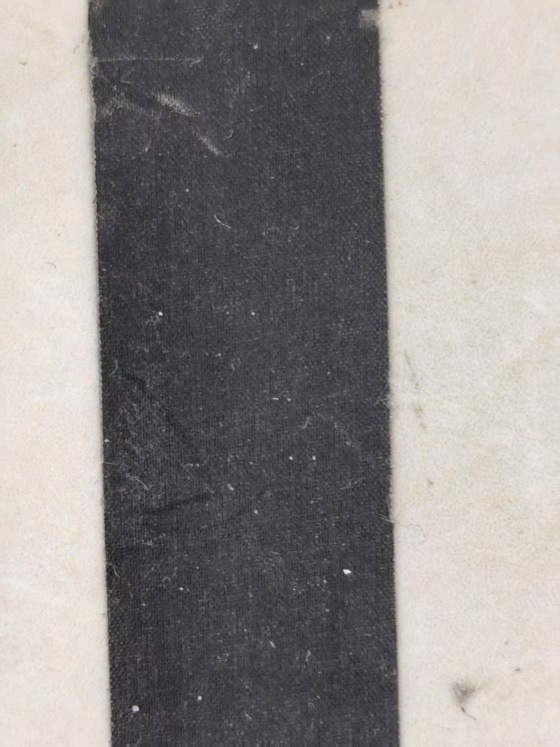
#> input picture RAI_Dog_0819/1.jpg, 1120 x 1494 px, given in place of the camera (shown at 1/2 size)
$ python Img_Processor.py
#> lines starting #> are read from the running program, lines starting #| are printed output that depends on the picture; after the words box and inside, x2 and y2 are one past the last pixel; in counts of white or black regions, pixels touching at a corner belong together
#> further down, frame is the input picture: shape (1494, 1120, 3); mean B, G, R 139.3, 140.4, 144.9
import cv2
import numpy as np
import math

#from Receiver import Receiver

class Img_Processor:
    def __init__(self):

        self.image = 0
        self.height = 0
        self.width = 0
        self.blurred = 0
        self.binary = 0
        self.ero_and_dil_img = 0
        self.edges = 0
        self.left_contour = 0
        self.right_contour = 0
        self.result = 0
        self.left_top = 0
        self.left_bottom = 0
        self.left_leftest = 0
        self.left_rightest = 0
        self.right_top = 0
        self.right_bottom = 0
        self.right_leftest = 0
        self.right_rightest = 0
        self.left_even_x = 0
        self.right_even_x = 0
        self.left_even_agl = 0
        self.right_even_agl = 0
        self.width_map = 0
        # self.lower_blue = np.array([72, 40, 0])
        self.lower_blue = np.array([85, 3, 95])
        self.upper_blue = np.array([138, 186, 255])
        self.lower_gray = np.array([14, 9, 41])
        self.upper_gray = np.array([42, 124, 255])
        #self.upper_blue = np.array([106, 220, 217])
        self.blue_leftest_pnt = 0
        self.blue_top_pnt = 0
        self.gray_top_pnt = 0
        self.gray_bottom_pnt = 0
        self.get_l_contour = False
        self.get_r_contour = False
        self.finish_visual = True
        self.tag_id = -1
        self.ids = 0
        self.idss = set()


    def get_origin(self):

        #self.image = cv2.imread("E:\\RAI_Dog\\3.jpg",cv2.IMREAD_GRAYSCALE)
        #self.height,self.width = self.image.shape
        self.height, self.width = self.image.shape[:2]
        #print(f"hw:{self.height},{self.width}")

    def get_binary(self):

        self.blurred = cv2.GaussianBlur(self.image, (11,11), 0)
        #_, self.binary = cv2.threshold(self.blurred, 105, 255, cv2.THRESH_BINARY_INV)
        #_, self.binary = cv2.threshold(self.blurred, 155, 255, cv2.THRESH_BINARY_INV)
        _, self.binary = cv2.threshold(self.blurred, 155, 255, cv2.THRESH_BINARY_INV)
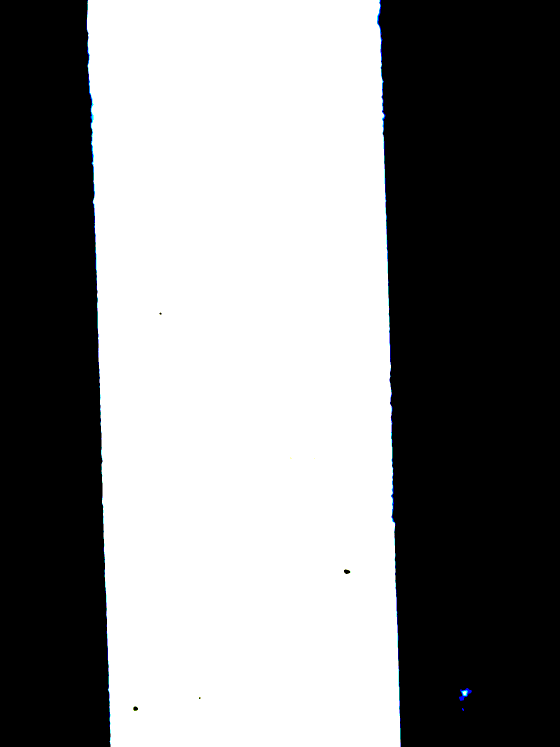
#> self.binary: shape (1494, 1120, 3) (shown at 1/2 size); mean B, G, R 132.9, 132.6, 132.3
        self.ero_and_dil_img = self.ero_and_dil(self.binary)
        #cv2.imshow("CONTOUR", self.ero_and_dil_img)

        #cv2.waitKey(0)
        #cv2.destroyAllWindows()

    def get_contours(self):

        self.get_l_contour = False
        self.get_r_contour = False
        self.edges = cv2.Canny(self.ero_and_dil_img, threshold1=50, threshold2=150)
        #self.edges[self.height-10:self.height,:] = 0
        #self.edges[self.height-100:self.height:,0:100] = 0
        #cv2.imshow("EDGE IMG", self.edges)


        #print(self.edges.shape)
        #cv2.imshow("CONTOUR IMG", self.edges)
        left_mask,right_mask = self.eight_neighbor_growth(self.edges)
        self.left_contour = np.where(left_mask==255)
        self.right_contour = np.where(right_mask==255)
        self.result = cv2.cvtColor(self.edges, cv2.COLOR_GRAY2BGR)
        self.result[left_mask==255] = (255,0,0)
        self.result[right_mask==255] = (0,255,0)
        #print(self.left_contour)

    def get_special_pnts(self):

        if self.left_contour is not None and len(self.left_contour) > 0:
            self.left_top = (self.left_contour[1][0],self.left_contour[0][0])#(y,x)
            self.left_bottom = (self.left_contour[1][-1],self.left_contour[0][-1])
            self.left_leftest = (self.left_contour[1][np.argmin(self.left_contour[1])],self.left_contour[0][np.argmin(self.left_contour[1])])
            self.left_rightest = (self.left_contour[1][np.argmax(self.left_contour[1])],self.left_contour[0][np.argmax(self.left_contour[1])])
        else:
            print("未识别到左线")
            #print(left_leftest,left_rightest)
        if self.right_contour is not None and len(self.right_contour) > 0:
            self.right_top = (self.right_contour[1][0],self.right_contour[0][0])
            self.right_bottom = (self.right_contour[1][-1],self.right_contour[0][-1])
            self.right_leftest = (self.right_contour[1][np.argmin(self.right_contour[1])],self.right_contour[0][np.argmin(self.right_contour[1])])
            self.right_rightest = (self.right_contour[1][np.argmax(self.right_contour[1])],self.right_contour[0][np.argmax(self.right_contour[1])])

            '''
            cv2.circle(self.result ,self.left_top,10,(0,0,255),-1)
            cv2.circle(self.result ,self.left_bottom,10,(0,255,255),-1)
            cv2.circle(self.result ,self.left_leftest,10,(0,0,255),-1)
            cv2.circle(self.result ,self.left_rightest,10,(0,0,255),-1)
            cv2.circle(self.result ,self.right_top,10,(0,0,255),-1)
            cv2.circle(self.result ,self.right_bottom,10,(0,255,255),-1)
            cv2.circle(self.result ,self.right_leftest,10,(0,255,255),-1)
            cv2.circle(self.result ,self.right_rightest,10,(0,255,255),-1)
            '''
        else:
            print("未识别到右线")

    def get_evens(self):

        #if self.left_contour is not None and len(self.left_contour) > 0:
        if self.get_l_contour:
            #left_half_x = self.left_contour[1][self.left_contour[0]]
            left_half_x = self.left_contour[1]
            self.left_even_x = np.mean(left_half_x) if left_half_x.size>0 else np.nan
            #print(f"l:{self.left_even_x}")
          #  if
            #bottom_row1 = self.edges[250,:]
            #bottom_row2 = self.edges[200,:]
            bottom_row1 = self.edges[120,:]
            bottom_row2 = self.edges[70,:]
            if (bottom_row1 > 200).any() and (bottom_row2 > 200).any():
                left_x1 = np.where(bottom_row1 > 200)[0][0]
                left_x2 = np.where(bottom_row2 > 200)[0][0]
                if left_x1 == left_x2:
                    self.left_even_agl = 90
                left_even_tan = 50 / (left_x2 - left_x1)
                left_even_rad = math.atan(left_even_tan)
                self.left_even_agl = math.degrees(left_even_rad)
              #  print(f"left_agl:{self.left_even_agl}")

            '''
            left_85_x = self.left_contour[1][self.left_contour[0]<=self.height/2]
          #  print(left_85_x)
            if left_85_x[0] == left_85_x[-1]:
                self.left_even_agl = 90
            else:
                left_even_tan = len(left_85_x) / (left_85_x[0] - left_85_x[-1])
                print(f"l:{left_85_x[0]},r:{left_85_x[-1]}")
                left_even_rad = math.atan(left_even_tan)
                self.left_even_agl = math.degrees(left_even_rad)
            '''
        else:
            print("未识别到左线")
        #if self.right_contour is not None and len(self.right_contour) > 0:

        if self.get_r_contour:
            #right_half_x = self.right_contour[1][self.right_contour[0]]
            right_half_x = self.right_contour[1]
            self.right_even_x = np.mean(right_half_x) if right_half_x.size>0 else np.nan
           # print(f"r:{self.right_even_x}")
            bottom_row1 = self.edges[150,:]
            bottom_row2 = self.edges[100,:]
            if (bottom_row1 > 200).any() and (bottom_row2 > 200).any():
                right_x1 = np.where(bottom_row1 > 200)[0][-1]
                right_x2 = np.where(bottom_row2 > 200)[0][-1]
                if right_x1 == right_x2:
                    self.right_even_agl = 90
                right_even_tan = 50 / (right_x2 - right_x1)
                right_even_rad = math.atan(right_even_tan)
                self.right_even_agl = math.degrees(right_even_rad)
            '''
            right_85_x = self.right_contour[1][self.right_contour[0]<=self.height*0.5]
            if right_85_x[0] == right_85_x[-1]:
                self.right_even_agl = 90
            else:
                right_even_tan = len(right_85_x) / (right_85_x[0] - right_85_x[-1])
                right_even_rad = math.atan(right_even_tan)
                self.right_even_agl = math.degrees(right_even_rad)
                print(self.left_even_agl,self.right_even_agl)
            '''
        else:
            print("未识别到右线")
      #  if self.get_l_contour == True and self.get_r_contour == False:
        #    self.right_even_x = self.left_even_x

    def get_width(self):
        #pass
        if self.left_contour is not None and len(self.left_contour) > 0 and self.right_contour is not None and len(self.right_contour) > 0 and self.get_l_contour and self.get_r_contour:
            self.width_map = (self.right_contour[1][0] - self.left_contour[1][0] + self.right_contour[1][1] - self.left_contour[1][1] + self.right_contour[1][2] - self.left_contour[1][2])/3
        else:
            self.width_map = 0
        # [5 lines of commented-out code are left out]
        cv2.imshow("CONTOUR IMG", self.result)
        #cv2.waitKey(1)

    def ero_and_dil(self,binary_image):

        kernel = np.ones((31,31),np.uint8)
        erosion = cv2.erode(binary_image, kernel, iterations=1)
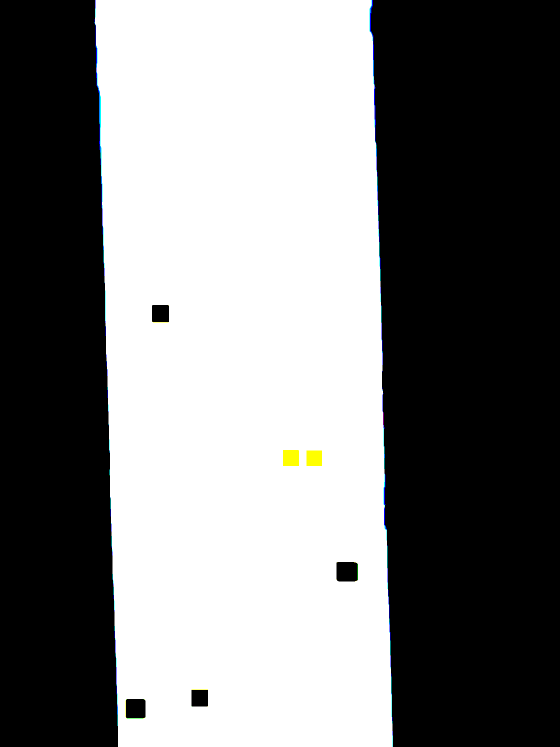
#> erosion: shape (1494, 1120, 3) (shown at 1/2 size); mean B, G, R 124.5, 124.5, 124.3
        dilation = cv2.dilate(erosion, kernel, iterations=1)
        closed = cv2.morphologyEx(dilation, cv2.MORPH_CLOSE, kernel)
#> in get_contours, `self.edges = cv2.Canny(self.ero_and_dil_img, threshold1=50, threshold2..`:
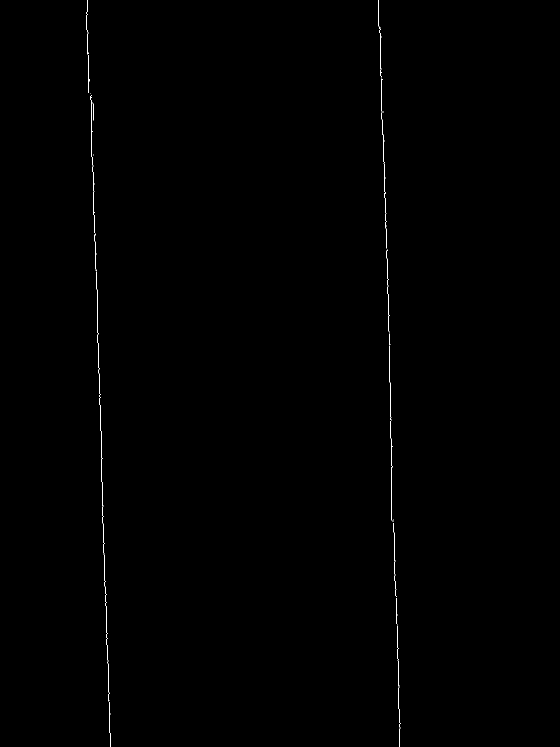
#> self.edges: shape (1494, 1120) (shown at 1/2 size); 0.18% white in thin lines or dots, all inside (x1, y1, x2, y2) = (173, 0, 801, 1494)
        return closed

    def eight_neighbor_growth(self,img):

        #self.height, self.width = img.shape
        #print(h,w)
        left_grown = np.zeros_like(img)
        right_grown = np.zeros_like(img)
        #grown = np.zeros_like(img)
        #visited = np.zeros_like(img)
        offsets = [(-1,-1), (-1,0), (-1,1), (0,-1), (0,1), (1,-1), (1,0), (1,1)]
        offsets2 = [(-2,-2),(-2,-1),(-2,0),(-2,1),(-2,2),(-1,2),(0,2),(1,2),(2,2),(2,1),(2,0),(2,-1),(2,-2),(1,-2),(0,-2),(-1,-2)]
        #bottom_row = img[self.height-1, :]
        bottom_row = img[self.height - 200, :]
#> bottom_row = 1120 values, max 255 at index 215, min 0 at index 0, mean 0.455
        # [5 lines of commented-out code are left out]
        left_seed = None
        right_seed = None
       # [4 lines of commented-out code are left out]
        l_index = self.height - 200
#> (the rest of the program and of its run is left out)
